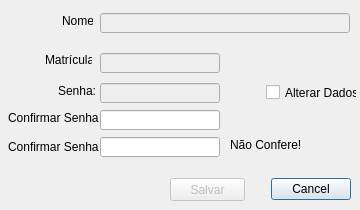
<?xml version="1.0" encoding="UTF-8"?>
<ui version="4.0">
 <class>AdministracaoUsuariosDialogBase</class>
 <widget class="QDialog" name="AdministracaoUsuariosDialogBase">
  <property name="geometry">
   <rect>
    <x>0</x>
    <y>0</y>
    <width>360</width>
    <height>210</height>
   </rect>
  </property>
  <property name="windowTitle">
   <string>Administração de Usuários</string>
  </property>
  <widget class="QDialogButtonBox" name="button_box">
   <property name="geometry">
    <rect>
     <x>270</x>
     <y>174</y>
     <width>81</width>
     <height>31</height>
    </rect>
   </property>
   <property name="orientation">
    <enum>Qt::Horizontal</enum>
   </property>
   <property name="standardButtons">
    <set>QDialogButtonBox::Cancel</set>
   </property>
  </widget>
  <widget class="QPushButton" name="pushButton_save">
   <property name="enabled">
    <bool>false</bool>
   </property>
   <property name="geometry">
    <rect>
     <x>170</x>
     <y>178</y>
     <width>75</width>
     <height>23</height>
    </rect>
   </property>
   <property name="text">
    <string>Salvar</string>
   </property>
  </widget>
  <widget class="QLineEdit" name="lineEdit">
   <property name="enabled">
    <bool>false</bool>
   </property>
   <property name="geometry">
    <rect>
     <x>100</x>
     <y>13</y>
     <width>250</width>
     <height>20</height>
    </rect>
   </property>
   <property name="maxLength">
    <number>50</number>
   </property>
  </widget>
  <widget class="QCheckBox" name="checkBox">
   <property name="geometry">
    <rect>
     <x>266</x>
     <y>84</y>
     <width>91</width>
     <height>17</height>
    </rect>
   </property>
   <property name="text">
    <string>Alterar Dados</string>
   </property>
  </widget>
  <widget class="QLabel" name="label_5">
   <property name="enabled">
    <bool>true</bool>
   </property>
   <property name="geometry">
    <rect>
     <x>230</x>
     <y>137</y>
     <width>71</width>
     <height>16</height>
    </rect>
   </property>
   <property name="text">
    <string>Não Confere!</string>
   </property>
  </widget>
  <widget class="QLabel" name="label_2">
   <property name="geometry">
    <rect>
     <x>45</x>
     <y>53</y>
     <width>47</width>
     <height>14</height>
    </rect>
   </property>
   <property name="text">
    <string>Matrícula:</string>
   </property>
  </widget>
  <widget class="QLabel" name="label">
   <property name="geometry">
    <rect>
     <x>62</x>
     <y>13</y>
     <width>31</width>
     <height>16</height>
    </rect>
   </property>
   <property name="text">
    <string>Nome:</string>
   </property>
  </widget>
  <widget class="QLabel" name="label_3">
   <property name="geometry">
    <rect>
     <x>58</x>
     <y>83</y>
     <width>41</width>
     <height>16</height>
    </rect>
   </property>
   <property name="text">
    <string>Senha:</string>
   </property>
  </widget>
  <widget class="QLineEdit" name="lineEdit_2">
   <property name="enabled">
    <bool>false</bool>
   </property>
   <property name="geometry">
    <rect>
     <x>100</x>
     <y>53</y>
     <width>120</width>
     <height>20</height>
    </rect>
   </property>
  </widget>
  <widget class="QLabel" name="label_6">
   <property name="geometry">
    <rect>
     <x>8</x>
     <y>137</y>
     <width>91</width>
     <height>20</height>
    </rect>
   </property>
   <property name="text">
    <string>Confirmar Senha:</string>
   </property>
  </widget>
  <widget class="QLabel" name="label_4">
   <property name="geometry">
    <rect>
     <x>8</x>
     <y>110</y>
     <width>91</width>
     <height>16</height>
    </rect>
   </property>
   <property name="text">
    <string>Confirmar Senha:</string>
   </property>
  </widget>
  <widget class="QLineEdit" name="lineEdit_5">
   <property name="geometry">
    <rect>
     <x>100</x>
     <y>137</y>
     <width>120</width>
     <height>20</height>
    </rect>
   </property>
   <property name="maxLength">
    <number>16</number>
   </property>
   <property name="echoMode">
    <enum>QLineEdit::Password</enum>
   </property>
  </widget>
  <widget class="QLineEdit" name="lineEdit_3">
   <property name="enabled">
    <bool>false</bool>
   </property>
   <property name="geometry">
    <rect>
     <x>100</x>
     <y>83</y>
     <width>120</width>
     <height>20</height>
    </rect>
   </property>
   <property name="maxLength">
    <number>16</number>
   </property>
   <property name="echoMode">
    <enum>QLineEdit::Password</enum>
   </property>
  </widget>
  <widget class="QLineEdit" name="lineEdit_4">
   <property name="geometry">
    <rect>
     <x>100</x>
     <y>110</y>
     <width>120</width>
     <height>20</height>
    </rect>
   </property>
   <property name="maxLength">
    <number>16</number>
   </property>
   <property name="echoMode">
    <enum>QLineEdit::Password</enum>
   </property>
  </widget>
 </widget>
 <tabstops>
  <tabstop>lineEdit</tabstop>
  <tabstop>lineEdit_2</tabstop>
  <tabstop>checkBox</tabstop>
  <tabstop>lineEdit_3</tabstop>
  <tabstop>lineEdit_4</tabstop>
  <tabstop>lineEdit_5</tabstop>
  <tabstop>pushButton_save</tabstop>
 </tabstops>
 <resources/>
 <connections>
  <connection>
   <sender>button_box</sender>
   <signal>accepted()</signal>
   <receiver>AdministracaoUsuariosDialogBase</receiver>
   <slot>accept()</slot>
   <hints>
    <hint type="sourcelabel">
     <x>270</x>
     <y>174</y>
    </hint>
    <hint type="destinationlabel">
     <x>20</x>
     <y>20</y>
    </hint>
   </hints>
  </connection>
  <connection>
   <sender>button_box</sender>
   <signal>rejected()</signal>
   <receiver>AdministracaoUsuariosDialogBase</receiver>
   <slot>reject()</slot>
   <hints>
    <hint type="sourcelabel">
     <x>270</x>
     <y>174</y>
    </hint>
    <hint type="destinationlabel">
     <x>20</x>
     <y>20</y>
    </hint>
   </hints>
  </connection>
 </connections>
</ui>
